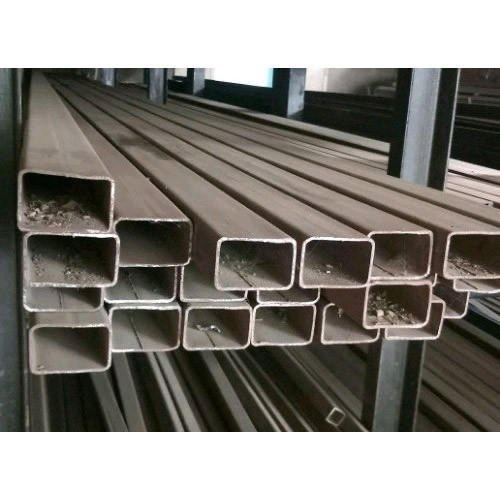
#> input picture GIFimages/1.jpg, 500 x 500 px
$ python only_contours.py --image GIFimages/1.jpg
#> lines starting #> are read from the running program, lines starting #| are printed output that depends on the picture; after the words box and inside, x2 and y2 are one past the last pixel; in counts of white or black regions, pixels touching at a corner belong together
from __future__ import print_function
from scipy.fftpack import shift
from skimage.feature import peak_local_max
from skimage.segmentation import watershed
from scipy import ndimage

import argparse
import imutils
import cv2

#parser

ap = argparse.ArgumentParser()
ap.add_argument("-i","--image", required=True, help="path to image")
args = vars(ap.parse_args())

#image loader
image = cv2.imread(args["image"])
#> image is the input picture: shape (500, 500, 3); mean B, G, R 125, 130.8, 134.1
shifted = cv2.pyrMeanShiftFiltering(image,21,51)
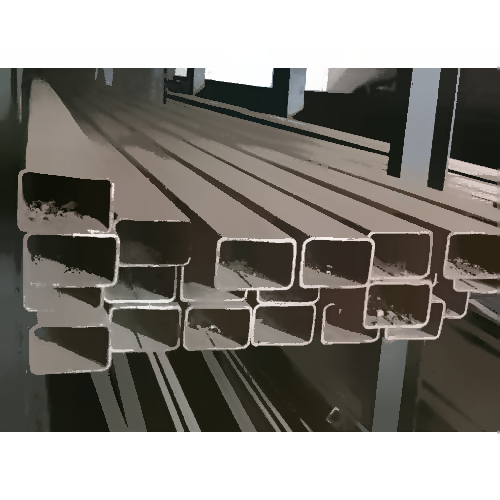
#> shifted: shape (500, 500, 3); mean B, G, R 124, 130, 133.4
#cv2.imshow("Input",shifted)

gray = cv2.cvtColor(shifted, cv2.COLOR_BGR2GRAY)
thresh = cv2.threshold(gray,0,255,cv2.THRESH_BINARY | cv2.THRESH_OTSU)[1]
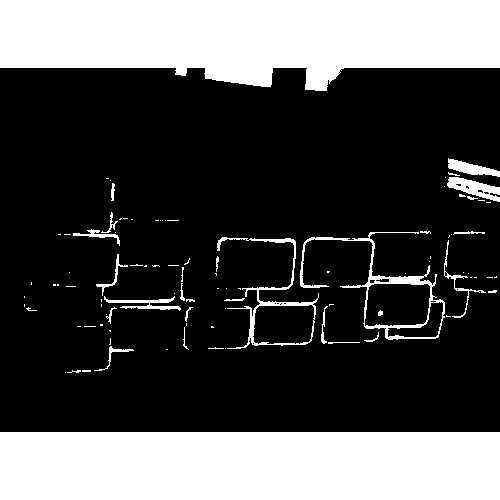
#> thresh: shape (500, 500); 30.3% white; 97 white regions (67 under 20 px)

#cv2.imshow("Thresh", thresh)

cnts = cv2.findContours(thresh.copy(), cv2.RETR_TREE, cv2.CHAIN_APPROX_SIMPLE)
#> cnts = 117 contours, 97 with area under 20; largest, box (x1, y1, x2, y2) and area: (0, 0, 500, 91) 35146, (0, 432, 500, 500) 33433, (300, 232, 445, 340) 4550, (217, 237, 319, 349) 2910, (364, 283, 431, 327) 2592
cnts = imutils.grab_contours(cnts)

#loop over countours
for(i,c) in enumerate(cnts):
    ((x,y), _) = cv2.minEnclosingCircle(c)
    cv2.putText(image, "#{}".format(i + 1), (int(x) - 10, int(y)),
		cv2.FONT_HERSHEY_SIMPLEX, 0.6, (0, 0, 255), 2)
    cv2.drawContours(image, [c], -1, (0,255,0), 2)
#> this loop made 117 passes
#> (c, x, y) on passes 1, 3, 5, 10, 12, 14, 15, 16, 17, 18, 19: ([[0, 432], [0, 499], [499, 499], [499, 432]], 249.5, 465.5), ([[82, 370], [82, 371], [90, 371], [90, 370]], 86, 370.5), ([[166, 349], [167, 349]], 166.5, 349), ([[110, 338], [110, 343], [109, 344], [110, 344]], 109.5, 341), ([[109, 330], [110, 331], [110, 330]], 109.5, 330.5), ([[211, 326], [211, 327], [213, 327], [212, 326]], 212, 326.5), ([[84, 326], [95, 326]], 89.5, 326), ([[77, 326], [80, 326]], 78.5, 326), ([[100, 324], [100, 325], [102, 325], [102, 324]], 101, 324.5), ([[186, 323], [186, 325]], 186, 324), ([[446, 315], [446, 316], [450, 316], [447, 316]], 448, 315.5)
#> (x, y) on passes 2, 4, 6, 7, 8, 9: (65, 372), (73.5, 371), (225, 348), (215.5, 348), (113.5, 360), (343.5, 342.5)
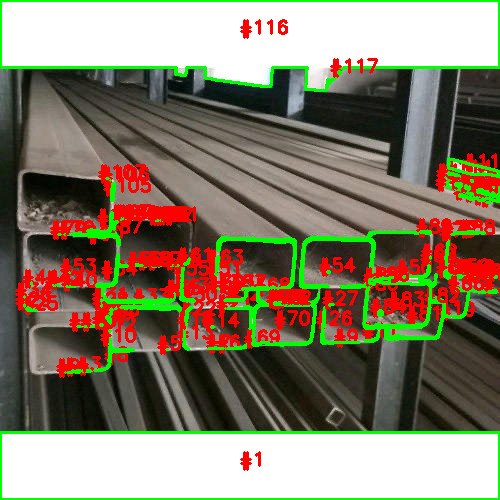
#> image: shape (500, 500, 3); 15.17% of pixels changed, all inside (x1, y1, x2, y2) = (0, 0, 500, 500)

cv2.imshow("Image", image)

cv2.waitKey(5000)
cv2.destroyAllWindows()
